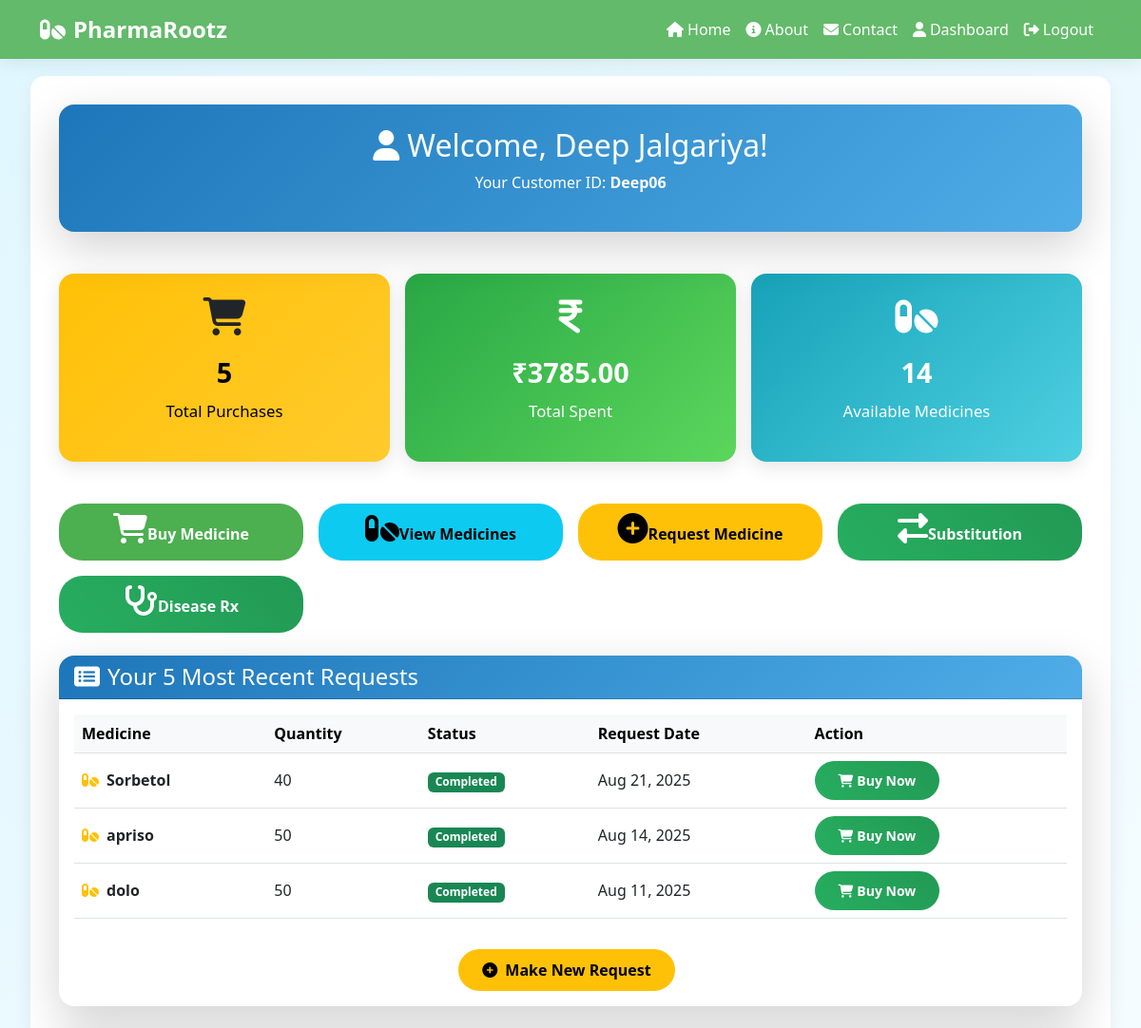
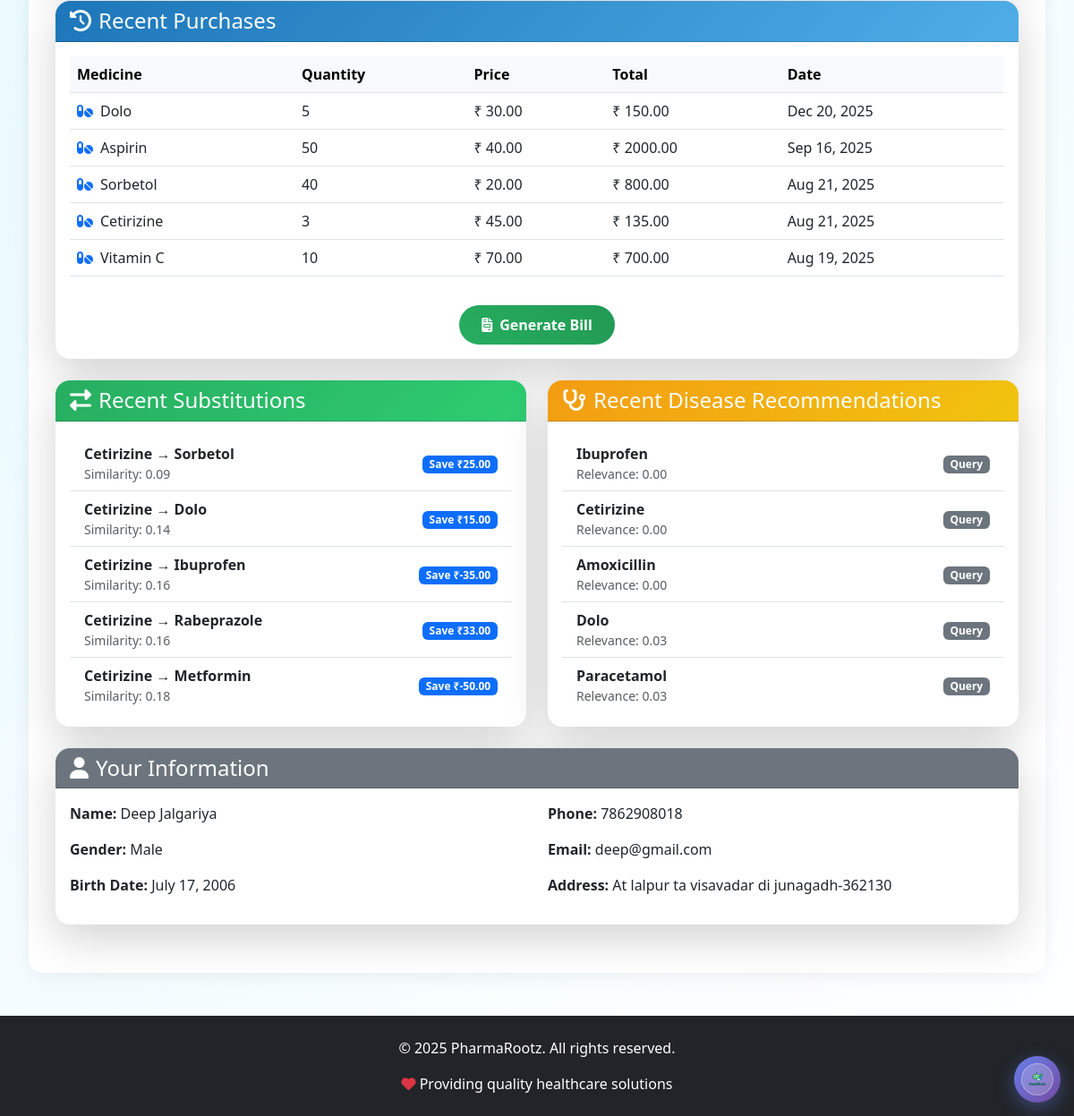
Page /customer/dashboard/ (signed in) on the committed database (2 pictures, top to bottom).
### pharmacy_app/models.py (models this page shows, shortened)
class Customer(models.Model):
    GENDER_CHOICES = [
        ('M', 'Male'),
        ('F', 'Female'),
        ('O', 'Other'),
    ]
    cust_id = models.CharField(max_length=20, unique=True, primary_key=True)
    user = models.OneToOneField(User, on_delete=models.CASCADE, null=True, blank=True)
    c_fname = models.CharField(max_length=50)
    c_lname = models.CharField(max_length=50)
    c_gender = models.CharField(max_length=1, choices=GENDER_CHOICES)
    c_birthdate = models.DateField()
    c_phone_no = models.CharField(max_length=15)
    c_email = models.EmailField(unique=True)
    customer_pass = models.CharField(max_length=128)
    c_address = models.TextField()
    created_at = models.DateTimeField(auto_now_add=True)

class RequestList(models.Model):
    STATUS_CHOICES = [
        ('Pending', 'Pending'),
        ('Completed', 'Completed'),
        ('Rejected', 'Rejected'),
    ]
    c_id = models.ForeignKey(Customer, on_delete=models.CASCADE)
    med_name = models.CharField(max_length=100)
    med_quan = models.IntegerField()
    status = models.CharField(max_length=20, choices=STATUS_CHOICES, default='Pending')
    request_date = models.DateTimeField(auto_now_add=True)

class Purchase(models.Model):
    customer = models.ForeignKey(Customer, on_delete=models.CASCADE)
    medicine = models.ForeignKey(Medicine, on_delete=models.CASCADE)
    quantity = models.IntegerField()
    total_price = models.DecimalField(max_digits=10, decimal_places=2)
    purchase_date = models.DateTimeField(auto_now_add=True)
    payment_method = models.CharField(max_length=20, blank=True, null=True)
    payment_reference = models.CharField(max_length=100, blank=True, null=True)

class Medicine(models.Model):
    m_name = models.CharField(max_length=100, unique=True)
    m_price = models.DecimalField(max_digits=10, decimal_places=2)
    m_quantity = models.IntegerField()
    m_mdate = models.DateField()
    m_edate = models.DateField()
    m_descr = models.TextField()
    composition = models.TextField(blank=True, default="")
    is_generic = models.BooleanField(default=False)
    indications = models.TextField(blank=True, default="")
    created_at = models.DateTimeField(auto_now_add=True)

class SubstitutionRecommendation(models.Model):
    customer = models.ForeignKey(Customer, on_delete=models.CASCADE)
    source_medicine = models.ForeignKey(Medicine, on_delete=models.CASCADE, related_name='substitution_source_medicine')
    recommended_medicine = models.ForeignKey(Medicine, on_delete=models.CASCADE, related_name='substitution_recommended_medicine')
    similarity = models.FloatField()
    price_difference = models.DecimalField(max_digits=10, decimal_places=2, null=True, blank=True)
    created_at = models.DateTimeField(auto_now_add=True)

class DiseaseRecommendation(models.Model):
    customer = models.ForeignKey(Customer, on_delete=models.CASCADE)
    query_text = models.TextField()
    recommended_medicine = models.ForeignKey(Medicine, on_delete=models.CASCADE)
    similarity = models.FloatField()
    created_at = models.DateTimeField(auto_now_add=True)

### pharmacy_app/views.py (the view)
# urls.py: path('customer/dashboard/', views.customer_dashboard, name='customer_dashboard'),
@login_required
def customer_dashboard(request):
    if 'customer_id' not in request.session or request.session.get('user_type') != 'customer':
        messages.error(request, 'Please login as customer to access this page.')
        return redirect('customer_login')
    customer = get_object_or_404(Customer, cust_id=request.session['customer_id'])
    purchases = Purchase.objects.filter(customer=customer).order_by('-purchase_date')
    total_spent = purchases.aggregate(Sum('total_price'))['total_price__sum'] or 0
    recent_requests = RequestList.objects.filter(c_id=customer).order_by('-request_date')[:5]
    recent_medicines = Medicine.objects.filter(m_quantity__gt=0)
    recent_ai_subs = SubstitutionRecommendation.objects.filter(customer=customer).order_by('-created_at')[:5]
    recent_ai_disease = DiseaseRecommendation.objects.filter(customer=customer).order_by('-created_at')[:5]
    all_medicines = Medicine.objects.all().order_by('m_name')
    context = {
        'customer': customer,
        'purchases': purchases[:5],
        'total_spent': total_spent,
        'recent_medicines': recent_medicines,
        'recent_requests': recent_requests,
        'all_medicines': all_medicines,
        'user_type': request.session.get('user_type'),
        'recent_ai_subs': recent_ai_subs,
        'recent_ai_disease': recent_ai_disease,
    }
    return render(request, 'pharmacy_app/customer_dashboard.html', context)

### templates/pharmacy_app/customer_dashboard.html (shortened to what this page needs)
{% extends 'base.html' %}
{% block content %}
<div class="row mb-4">
    <div class="col-12">
        <div class="card text-center py-4 shadow-lg rounded-4" style="background: linear-gradient(135deg, #1d76b9, #50ade7); color: #fff;">
            <h2><i class="fas fa-user me-2"></i>Welcome, {{ customer.c_fname }} {{ customer.c_lname }}!</h2>
            <p>Your Customer ID: <strong>{{ customer.cust_id }}</strong></p>
        </div>
    </div>
</div>
<div class="row mb-4 g-3">
    <div class="col-md-4">
        <div class="stats-card" style="background: linear-gradient(135deg, #ffc107, #ffca2c); color: #000;">
            <i class="fas fa-shopping-cart text-dark"></i>
            <h3>{{ purchases.count }}</h3>
            <p>Total Purchases</p>
        </div>
    </div>
    <div class="col-md-4">
        <div class="stats-card" style="background: linear-gradient(135deg, #28a745, #5cd65c); color: #fff;">
            <i class="fa-solid fa-indian-rupee-sign text-white"></i>
            <h3>₹{{ total_spent|floatformat:2 }}</h3>
            <p>Total Spent</p>
        </div>
    </div>
    <div class="col-md-4">
        <div class="stats-card" style="background: linear-gradient(135deg, #17a2b8, #4dd0e1); color: #fff;">
            <i class="fas fa-pills text-white"></i>
            <h3>{{ recent_medicines.count }}</h3>
            <p>Available Medicines</p>
        </div>
    </div>
</div>
<div class="row mb-4 g-3">
    <div class="col-md-3 col-sm-6">
        <a href="{% url 'buy_medicine' %}" class="btn btn-primary btn-quick w-100">
            <i class="fas fa-shopping-cart fa-2x mb-2"></i>Buy Medicine
        </a>
    </div>
    <div class="col-md-3 col-sm-6">
        <a href="{% url 'show_medicines' %}" class="btn btn-info btn-quick w-100">
            <i class="fas fa-pills fa-2x mb-2"></i>View Medicines
        </a>
    </div>
    <div class="col-md-3 col-sm-6">
        <a href="{% url 'request_medicine' %}" class="btn btn-warning btn-quick w-100">
            <i class="fas fa-plus-circle fa-2x mb-2"></i>Request Medicine
        </a>
    </div>
    <div class="col-md-3 col-sm-6">
        <a href="{% url 'substitution' %}" class="btn btn-success btn-quick w-100">
            <i class="fas fa-exchange-alt fa-2x mb-2"></i>Substitution
        </a>
    </div>
    <div class="col-md-3 col-sm-6">
        <a href="{% url 'disease_recommendation' %}" class="btn btn-success btn-quick w-100">
            <i class="fas fa-stethoscope fa-2x mb-2"></i>Disease Rx
        </a>
    </div>
</div>
<div class="row mb-4">
    <div class="col-12">
        <div class="card shadow-lg rounded-4">
            <div class="card-header" style="background: linear-gradient(135deg, #1d76b9, #50ade7); color: #fff;">
                <h4 class="mb-0"><i class="fas fa-list-alt me-2"></i>Your 5 Most Recent Requests</h4>
            </div>
            <div class="card-body">
                {% if recent_requests %}
                <div class="table-responsive">
                    <table class="table table-hover align-middle">
                        <thead class="table-light">
                            <tr>
                                <th>Medicine</th>
                                <th>Quantity</th>
                                <th>Status</th>
                                <th>Request Date</th>
                                <th>Action</th>
                            </tr>
                        </thead>
                        <tbody>
                            {% for request in recent_requests %}
                            <tr>
                                <td><i class="fas fa-pills me-2 text-warning"></i><strong>{{ request.med_name }}</strong></td>
                                <td>{{ request.med_quan }}</td>
                                <td>
                                    {% if request.status == 'Pending' %}
                                        <span class="badge bg-warning">Pending</span>
                                    {% elif request.status == 'Completed' %}
                                        <span class="badge bg-success">Completed</span>
                                    {% else %}
                                        <span class="badge bg-danger">Rejected</span>
                                    {% endif %}
                                </td>
                                <td>{{ request.request_date|date:"M d, Y" }}</td>
                                <td>
                                    {% if request.status == 'Pending' %}
                                        <span class="text-muted">Waiting for admin approval</span>
                                    {% elif request.status == 'Completed' %}
                                        <a href="{% url 'buy_medicine' %}" class="btn btn-success btn-sm">
                                            <i class="fas fa-shopping-cart me-1"></i>Buy Now
                                        </a>
                                    {% else %}
                                        <span class="text-muted">Request was rejected</span>
                                    {% endif %}
                                </td>
                            </tr>
                            {% endfor %}
                        </tbody>
                    </table>
                </div>
                <div class="text-center mt-3">
                    <a href="{% url 'request_medicine' %}" class="btn btn-warning btn-rounded me-2">
                        <i class="fas fa-plus-circle me-2"></i>Make New Request
                    </a>
                </div>
                {% endif %}
            </div>
        </div>
    </div>
</div>
<div class="row mb-4">
    <div class="col-12">
        <div class="card shadow-lg rounded-4">
            <div class="card-header" style="background: linear-gradient(135deg, #1d76b9, #50ade7); color: #fff;">
                <h4 class="mb-0"><i class="fas fa-history me-2"></i>Recent Purchases</h4>
            </div>
            <div class="card-body">
                {% if purchases %}
                <div class="table-responsive">
                    <table class="table table-hover align-middle">
                        <thead class="table-light">
                            <tr>
                                <th>Medicine</th>
                                <th>Quantity</th>
                                <th>Price</th>
                                <th>Total</th>
                                <th>Date</th>
                            </tr>
                        </thead>
                        <tbody>
                            {% for purchase in purchases %}
                            <tr>
                                <td><i class="fas fa-pills me-2 text-primary"></i>{{ purchase.medicine.m_name }}</td>
                                <td>{{ purchase.quantity }}</td>
                                <td>₹ {{ purchase.medicine.m_price }}</td>
                                <td>₹ {{ purchase.total_price }}</td>
                                <td>{{ purchase.purchase_date|date:"M d, Y" }}</td>
                            </tr>
                            {% endfor %}
                        </tbody>
                    </table>
                </div>
                <div class="text-center mt-3">
                    <a href="{% url 'generate_bill' %}" class="btn btn-success btn-rounded">
                        <i class="fas fa-file-invoice me-2"></i>Generate Bill
                    </a>
                </div>
                {% endif %}
            </div>
        </div>
    </div>
</div>
<div class="row mb-4">
    <div class="col-md-6">
        <div class="card shadow-lg rounded-4">
            <div class="card-header" style="background: linear-gradient(135deg, #27ae60, #2ecc71); color: #fff;">
                <h4 class="mb-0"><i class="fas fa-exchange-alt me-2"></i>Recent Substitutions</h4>
            </div>
            <div class="card-body">
                {% if recent_ai_subs %}
                <ul class="list-group list-group-flush">
                    {% for rec in recent_ai_subs %}
                    <li class="list-group-item d-flex justify-content-between align-items-center">
                        <div>
                            <div class="fw-semibold">{{ rec.source_medicine.m_name }} → {{ rec.recommended_medicine.m_name }}</div>
                            <div class="small text-muted">Similarity: {{ rec.similarity|floatformat:2 }}</div>
                        </div>
                        <div class="text-end">
                            {% if rec.price_difference is not None %}
                                <span class="badge bg-primary">Save ₹{{ rec.price_difference|floatformat:2 }}</span>
                            {% endif %}
                        </div>
                    </li>
                    {% endfor %}
                </ul>
                {% else %}
                    <div class="text-muted">No substitution recommendations yet.</div>
                {% endif %}
            </div>
        </div>
    </div>
    <div class="col-md-6">
        <div class="card shadow-lg rounded-4">
            <div class="card-header" style="background: linear-gradient(135deg, #f39c12, #f1c40f); color: #fff;">
                <h4 class="mb-0"><i class="fas fa-stethoscope me-2"></i>Recent Disease Recommendations</h4>
            </div>
            <div class="card-body">
                {% if recent_ai_disease %}
                <ul class="list-group list-group-flush">
                    {% for rec in recent_ai_disease %}
                    <li class="list-group-item d-flex justify-content-between align-items-center">
                        <div>
                            <div class="fw-semibold">{{ rec.recommended_medicine.m_name }}</div>
                            <div class="small text-muted">Relevance: {{ rec.similarity|floatformat:2 }}</div>
                        </div>
                        <div class="text-end">
                            <span class="badge bg-secondary">Query</span>
                        </div>
                    </li>
                    {% endfor %}
                </ul>
                {% else %}
                    <div class="text-muted">No disease recommendations yet.</div>
                {% endif %}
            </div>
        </div>
    </div>
</div>
<div class="row mb-4">
    <div class="col-12">
        <div class="card shadow-lg rounded-4">
            <div class="card-header bg-secondary text-white">
                <h4 class="mb-0"><i class="fas fa-user me-2"></i>Your Information</h4>
            </div>
            <div class="card-body">
                <div class="row">
                    <div class="col-md-6">
                        <p><strong>Name:</strong> {{ customer.c_fname }} {{ customer.c_lname }}</p>
                        <p><strong>Gender:</strong> {{ customer.get_c_gender_display }}</p>
                        <p><strong>Birth Date:</strong> {{ customer.c_birthdate }}</p>
                    </div>
                    <div class="col-md-6">
                        <p><strong>Phone:</strong> {{ customer.c_phone_no }}</p>
                        <p><strong>Email:</strong> {{ customer.c_email }}</p>
                        <p><strong>Address:</strong> {{ customer.c_address }}</p>
                    </div>
                </div>
            </div>
        </div>
    </div>
</div>
{% endblock %}

### rows in the picture
Customer: c_fname "Deep", c_lname "Jalgariya", cust_id "Deep06", c_gender "Male", c_birthdate "July 17, 2006", c_phone_no "7862908018", c_email "deep@gmail.com", c_address "At lalpur ta visavadar di junagadh-362130"
RequestList: med_name "Sorbetol", med_quan "40", status "Completed", request_date "Aug 21, 2025"
RequestList: med_name "apriso", med_quan "50", status "Completed", request_date "Aug 14, 2025"
RequestList: med_name "dolo", med_quan "50", status "Completed", request_date "Aug 11, 2025"
Purchase: medicine.m_name "Dolo", quantity "5", medicine.m_price "30.00", total_price "150.00", purchase_date "Dec 20, 2025"
Purchase: medicine.m_name "Aspirin", quantity "50", medicine.m_price "40.00", total_price "2000.00", purchase_date "Sep 16, 2025"
Purchase: medicine.m_name "Sorbetol", quantity "40", medicine.m_price "20.00", total_price "800.00", purchase_date "Aug 21, 2025"
Purchase: medicine.m_name "Cetirizine", quantity "3", medicine.m_price "45.00", total_price "135.00", purchase_date "Aug 21, 2025"
Purchase: medicine.m_name "Vitamin C", quantity "10", medicine.m_price "70.00", total_price "700.00", purchase_date "Aug 19, 2025"
SubstitutionRecommendation: source_medicine.m_name "Cetirizine", recommended_medicine.m_name "Sorbetol", similarity "0.09", price_difference "25.00"
SubstitutionRecommendation: source_medicine.m_name "Cetirizine", recommended_medicine.m_name "Dolo", similarity "0.14", price_difference "15.00"
SubstitutionRecommendation: source_medicine.m_name "Cetirizine", recommended_medicine.m_name "Ibuprofen", similarity "0.16", price_difference "-35.00"
SubstitutionRecommendation: source_medicine.m_name "Cetirizine", recommended_medicine.m_name "Rabeprazole", similarity "0.16", price_difference "33.00"
SubstitutionRecommendation: source_medicine.m_name "Cetirizine", recommended_medicine.m_name "Metformin", similarity "0.18", price_difference "-50.00"
DiseaseRecommendation: recommended_medicine.m_name "Ibuprofen", similarity "0.00"
DiseaseRecommendation: recommended_medicine.m_name "Cetirizine", similarity "0.00"
DiseaseRecommendation: recommended_medicine.m_name "Amoxicillin", similarity "0.00"
DiseaseRecommendation: recommended_medicine.m_name "Dolo", similarity "0.03"
DiseaseRecommendation: recommended_medicine.m_name "Paracetamol", similarity "0.03"

### other values in the picture
{{ purchases.count }} "5"
{{ total_spent|floatformat:2 }} "3785.00"
{{ recent_medicines.count }} "14"
